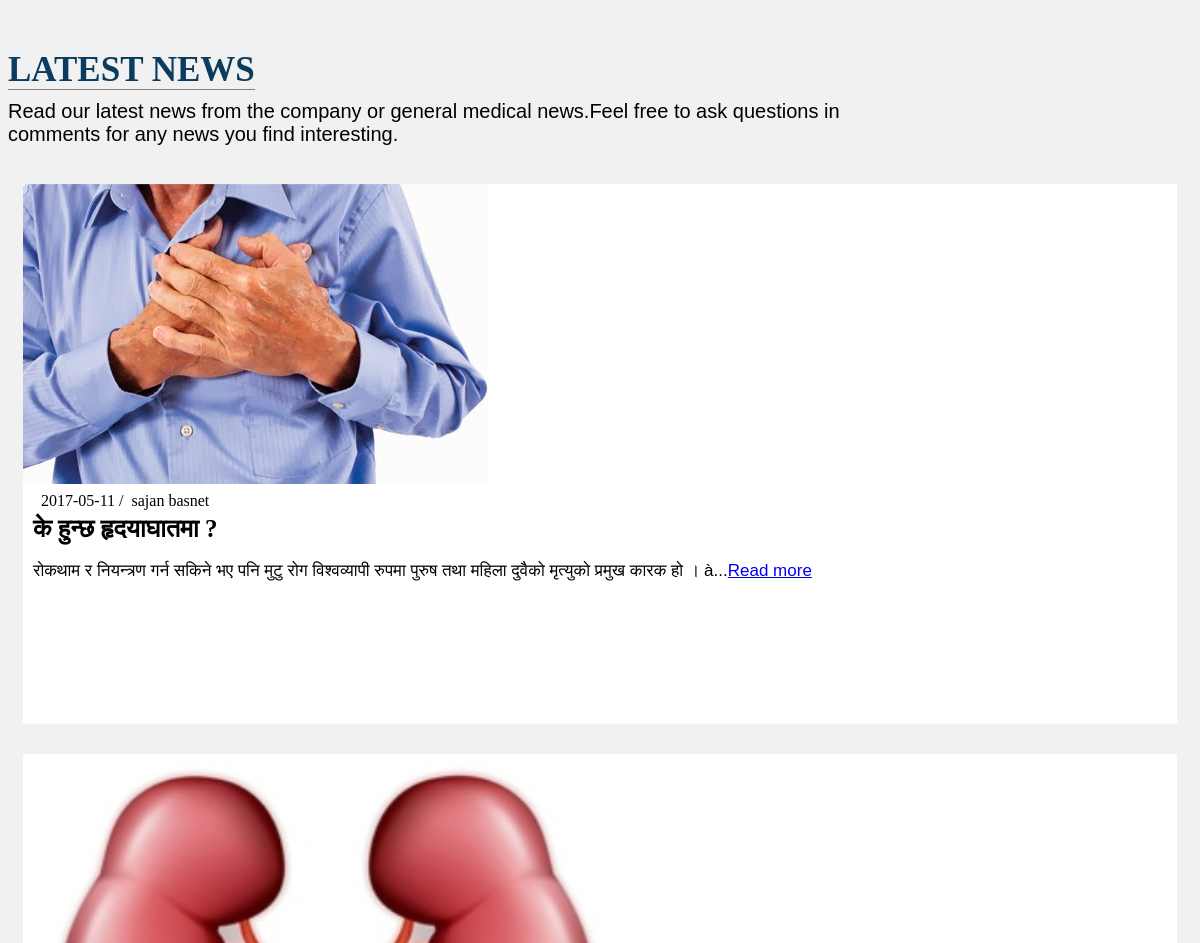
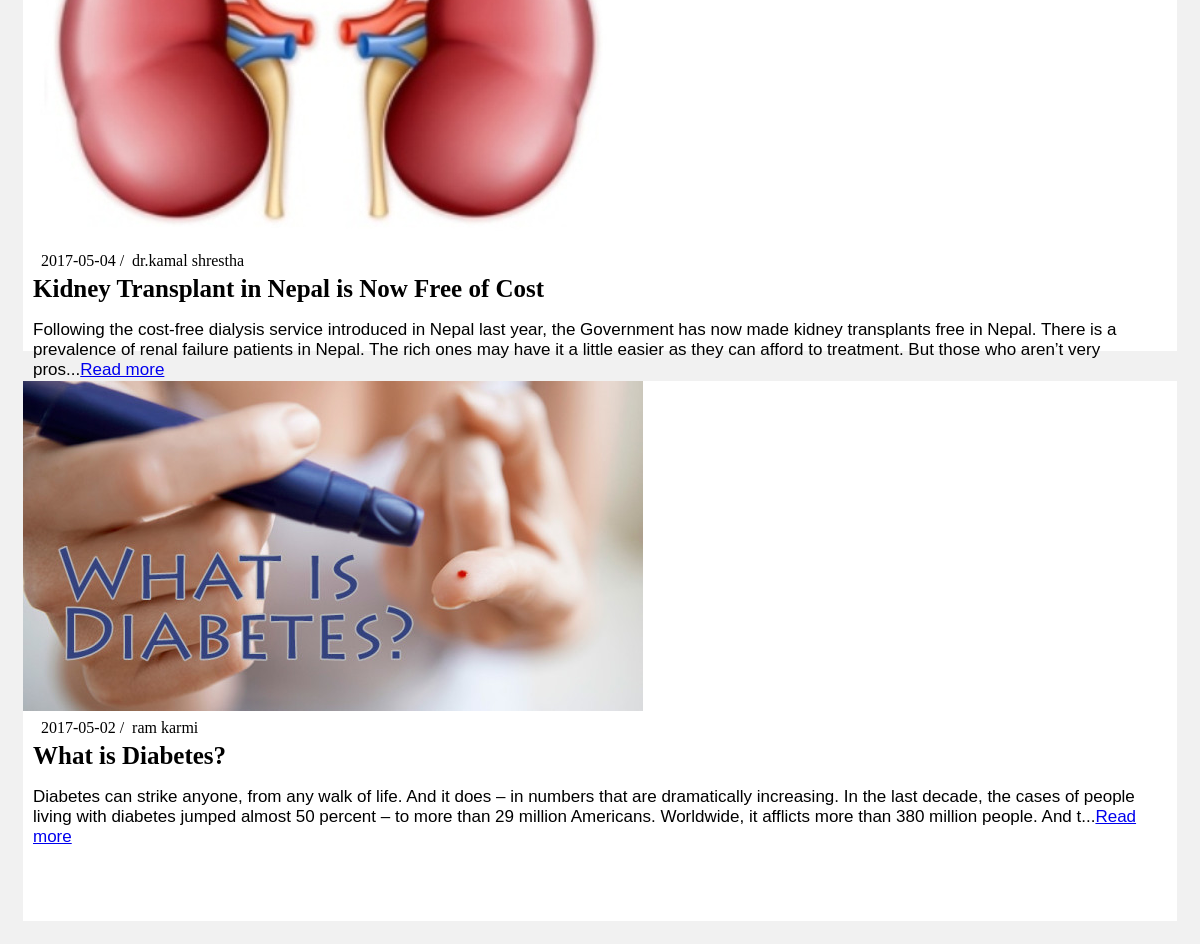
Page /ourdoctors.php on the committed database (2 pictures, top to bottom).
### tables this page shows
CREATE TABLE IF NOT EXISTS `news` (
  `news_id` int(11) NOT NULL AUTO_INCREMENT,
  `title` varchar(55) NOT NULL,
  `image` varchar(55) NOT NULL,
  `author` varchar(33) NOT NULL,
  `date` date NOT NULL,
  `detail` text NOT NULL,
  PRIMARY KEY (`news_id`)
);

### ourdoctors.php (the view, shortened to what this page needs)
<h1 class="news-headline text-center headline" ><span style="border-bottom:ridge 1px grey;">LATEST NEWS</span></h1>
<p class="text-center newsp" id="newsparag">Read our latest news from the company or general medical news.Feel free to ask questions in <br>comments for any news you find interesting.
</p>
<div class="container">
      <?php
          $query="select * from news order by date DESC limit 3";
          $query_run=mysqli_query($connect,$query);
            while($row=mysqli_fetch_assoc($query_run)){;
        ?>
<div class="col-xs-12 col-sm-4 col-lg-4 news-box">
    <div style="background:white; height:540px;">
    <div class="" style="width:auto;">
         <?php echo" <img src='images/newsImg/".$row['image']." ' class='img-responsive' >";?>
    </div>
    <div class="text-muted text-capitalize " style="margin:3px 0px 3px 0px; padding:5px 1px 2px 14px;">
    <?php
    echo '<span class="fa fa-calendar-o ">&nbsp</span>';
    echo $row['date'];
    echo " / ";
    echo '<span class="fa fa-user ">&nbsp</span>';
    echo $row['author'];
    ?>
    </div>
    <div class="text-capitalize " style="margin:2px 0px 2px 0px; padding:0px 10px 0px 10px;">
    <span style="font-size:25px; font-weight:600;">
    <a href="news.php?id=<?php echo $row['news_id'];?>" style="text-decoration:none; color:#000;">
    <?php
    echo $row['title'];
    ?>
    </a>
    </span>
    </div>
    <div class="" style="margin:2px 0px 2px 0px; padding:0px 10px 0px 10px;">
    <p  style="font-family: Arial Narrow, sans-serif; font-size:17px;"><?php echo substr($row['detail'],0,300);?>...<a href="news.php?id=<?php echo $row['news_id'];?>">Read more</a></p>
    </div>
    </div>
</div>
<?php } ?>
</div>

### ourdoctors.php (style rules this page uses)
.headline { color:#0b3c5d; font-weight:bold; font-size:35px; margin: 50px auto 10px auto; }
.newsp { font-size:20px; font-family: Arial Narrow, sans-serif; margin: 4px auto 23px auto; }
.news-box { padding: 15px 15px 15px 15px; }

### rows in the picture
news: image (picture), date "2017-05-11", author "sajan basnet", title "के हुन्छ हृदयाघातमा ?", detail "रोकथाम र नियन्त्रण गर्न सकिने भए पनि मुटु रोग विश्वव्यापी रुपमा पुरुष तथा महिला दुवैको मृत्युको प्रमुख कारक हो । à"
news: image (picture), date "2017-05-04", author "dr.kamal shrestha", title "Kidney Transplant in Nepal is Now Free of Cost", detail "Following the cost-free dialysis service introduced in Nepal last year, the Government has now made kidney transplants free in Nepal. There is a prevalence of renal failure patients in Nepal. The rich ones may have it a little easier as they can afford to treatment. But those who aren’t very pros"
news: image (picture), date "2017-05-02", author "ram karmi", title "What is Diabetes?", detail "Diabetes can strike anyone, from any walk of life. And it does – in numbers that are dramatically increasing. In the last decade, the cases of people living with diabetes jumped almost 50 percent – to more than 29 million Americans. Worldwide, it afflicts more than 380 million people. And t"
